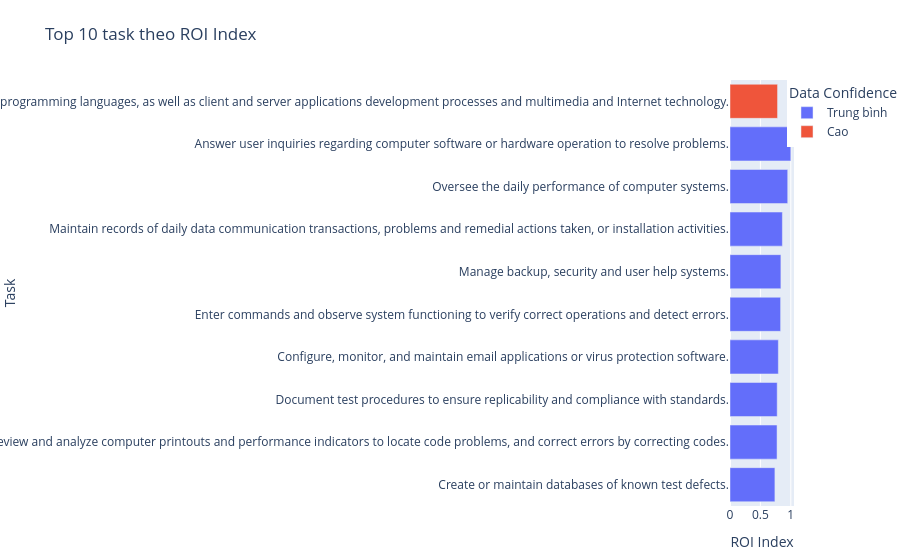

Notebook code cell kept with this figure:
### Markdown cell above
## 5. Bảng xếp hạng task theo ROI Index
Ngoài điểm ROI, cần xem `Data Confidence`: mức **Cao** yêu cầu đủ dữ liệu, có 3 chuyên gia và ít nhất 8 worker đánh giá; các task đủ dữ liệu còn lại được xếp **Trung bình**. Đây là quy tắc mô tả sức mạnh bằng chứng, không phải khoảng tin cậy thống kê.

### Code cell
top_columns = [
    'Task ID', 'Occupation (O*NET-SOC Title)', 'Task', 'ROI Index',
    'Market Scale', 'Task Exposure', 'Time Share Proxy', 'Automation Potential',
    'Data Confidence', 'Strategy Zone',
]
top10 = complete.nlargest(10, 'ROI Index')[top_columns]
display(top10.style.format({column: '{:.3f}' for column in ['ROI Index', 'Market Scale', 'Task Exposure', 'Time Share Proxy', 'Automation Potential']}))

plot_top10 = top10.sort_values('ROI Index')
fig = px.bar(plot_top10, x='ROI Index', y='Task', color='Data Confidence', orientation='h',
             hover_data=['Occupation (O*NET-SOC Title)'], title='Top 10 task theo ROI Index')
fig.update_layout(margin=dict(l=450,r=30,t=80,b=50))
# save_chart(fig, 'Top 10 task theo ROI Index.png', height=750)
fig.show()

### Figure 1 — Plotly figure (JSON) as saved in the notebook; plotly's stock layout.template omitted (floating-point values rounded to 4 significant figures)
{"data": [{"customdata": [["Software Quality Assurance Analysts and Testers"], ["Computer Systems Analysts"], ["Software Quality Assurance Analysts and Testers"], ["Network and Computer Systems Administrators"], ["Computer User Support Specialists"], ["Computer and Information Systems Managers"], ["Computer User Support Specialists"], ["Computer User Support Specialists"], ["Computer User Support Specialists"]], "hovertemplate": "Data Confidence=Trung bình<br>ROI Index=%{x}<br>Task=%{y}<br>Occupation (O*NET-SOC Title)=%{customdata[0]}<extra></extra>", "legendgroup": "Trung bình", "marker": {"color": "#636efa", "pattern": {"shape": ""}}, "name": "Trung bình", "orientation": "h", "showlegend": true, "textposition": "auto", "type": "bar", "x": [0.7384, 0.7739, 0.7763, 0.7952, 0.8324, 0.8371, 0.8615, 0.9494, 1.0], "xaxis": "x", "y": ["Create or maintain databases of known test defects.", "Review and analyze computer printouts and performance indicators to locate code problems, and correct errors by correcting codes.", "Document test procedures to ensure replicability and compliance with standards.", "Configure, monitor, and maintain email applications or virus protection software.", "Enter commands and observe system functioning to verify correct operations and detect errors.", "Manage backup, security and user help systems.", "Maintain records of daily data communication transactions, problems and remedial actions taken, or installation activities.", "Oversee the daily performance of computer systems.", "Answer user inquiries regarding computer software or hardware operation to resolve problems."], "yaxis": "y"}, {"customdata": [["Computer Systems Analysts"]], "hovertemplate": "Data Confidence=Cao<br>ROI Index=%{x}<br>Task=%{y}<br>Occupation (O*NET-SOC Title)=%{customdata[0]}<extra></extra>", "legendgroup": "Cao", "marker": {"color": "#EF553B", "pattern": {"shape": ""}}, "name": "Cao", "orientation": "h", "showlegend": true, "textposition": "auto", "type": "bar", "x": [0.782], "xaxis": "x", "y": ["Use object-oriented programming languages, as well as client and server applications development processes and multimedia and Internet technology."], "yaxis": "y"}], "layout": {"barmode": "relative", "legend": {"title": {"text": "Data Confidence"}, "tracegroupgap": 0}, "margin": {"b": 50, "l": 450, "r": 30, "t": 80}, "title": {"text": "Top 10 task theo ROI Index"}, "xaxis": {"anchor": "y", "domain": [0, 1], "title": {"text": "ROI Index"}}, "yaxis": {"anchor": "x", "domain": [0, 1], "title": {"text": "Task"}}}}
